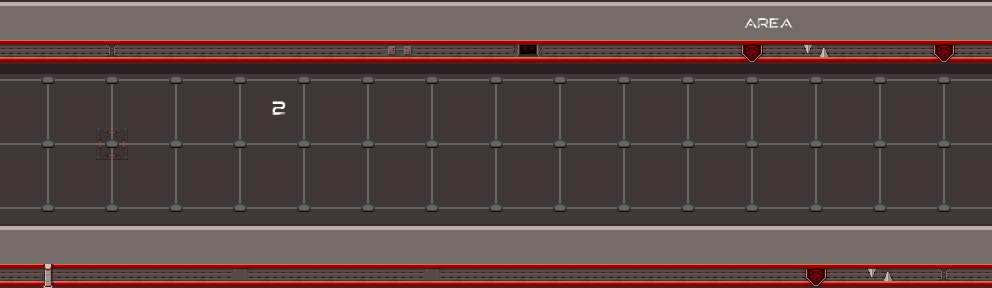

A 2D game scene composited from a Tiled map and its tileset images. What follows is a short description and the map's XML, with every tile layer's data as written:
An orthogonal 31x9 tile map with 32x32 px tiles, 6 tile layers (floor, sh, wall, p, ...), 2 tilesets.

<map version="1.10" tiledversion="1.10.2" orientation="orthogonal" renderorder="right-down" width="31" height="9" tilewidth="32" tileheight="32" infinite="0" nextlayerid="7" nextobjectid="1">
 <tileset firstgid="1" source="alien_spaceship_tileset2.tsx" />
 <tileset firstgid="241" source="scifi_tileset_01.tsx" />
 <layer id="3" name="floor" width="31" height="9">
  <data encoding="csv">
141,141,141,141,141,141,141,141,141,141,141,141,141,141,141,141,141,141,141,141,141,141,141,141,141,141,141,141,141,141,141,
141,141,141,141,141,141,141,141,141,141,141,141,141,141,141,141,141,141,141,141,141,141,141,141,141,141,141,141,141,141,141,
141,141,141,141,141,141,141,141,141,141,141,141,141,141,141,141,141,141,141,141,141,141,141,141,141,141,141,141,141,141,141,
141,141,141,141,141,141,141,141,141,141,141,141,141,141,141,141,141,141,141,141,141,141,141,141,141,141,141,141,141,141,141,
141,141,141,183,141,141,141,141,141,141,141,141,141,141,141,141,141,141,141,141,141,141,141,141,141,141,141,141,141,141,141,
141,141,141,141,141,141,141,141,141,141,141,141,141,141,141,141,141,141,141,141,141,141,141,141,141,141,141,141,141,141,141,
141,141,141,141,141,141,141,141,141,141,141,141,141,141,141,141,141,141,141,141,141,141,141,141,141,141,141,141,141,141,141,
169,169,169,169,169,169,169,169,169,169,169,169,169,169,169,169,169,169,169,169,169,169,169,169,169,169,169,169,169,169,169,
169,169,169,169,169,169,169,169,169,169,169,169,169,169,169,169,169,169,169,169,169,169,169,169,169,169,169,169,169,169,169
</data>
 </layer>
 <layer id="4" name="sh" width="31" height="9" opacity="0.4">
  <data encoding="csv">
0,0,0,0,0,0,0,0,0,0,0,0,0,0,0,0,0,0,0,0,0,0,0,0,0,0,0,0,0,0,0,
0,0,0,0,0,0,0,0,0,0,0,0,0,0,0,0,0,0,0,0,0,0,0,0,0,0,0,0,0,0,0,
22,22,22,22,22,22,22,22,22,22,22,22,22,22,22,22,22,22,22,22,22,22,22,22,22,22,22,22,22,22,22,
0,0,0,0,0,0,0,0,0,0,0,0,0,0,0,0,0,0,0,0,0,0,0,0,0,0,0,0,0,0,0,
0,0,0,0,0,0,0,0,0,0,0,0,0,0,0,0,0,0,0,0,0,0,0,0,0,0,0,0,0,0,0,
0,0,0,0,0,0,0,0,0,0,0,0,0,0,0,0,0,0,0,0,0,0,0,0,0,0,0,0,0,0,0,
0,0,0,0,0,0,0,0,0,0,0,0,0,0,0,0,0,0,0,0,0,0,0,0,0,0,0,0,0,0,0,
0,0,0,0,0,0,0,0,0,0,0,0,0,0,0,0,0,0,0,0,0,0,0,0,0,0,0,0,0,0,0,
0,0,0,0,0,0,0,0,0,0,0,0,0,0,0,0,0,0,0,0,0,0,0,0,0,0,0,0,0,0,0
</data>
 </layer>
 <layer id="2" name="wall" width="31" height="9">
  <data encoding="csv">
53,53,53,53,53,53,53,53,53,53,53,53,53,53,53,53,53,53,53,53,53,53,53,53,53,53,53,53,53,53,53,
111,111,111,104,111,111,111,111,111,111,111,111,108,111,111,111,107,111,111,111,111,111,111,116,111,106,111,111,111,116,111,
0,0,0,0,0,0,0,0,0,0,0,0,0,0,0,0,0,0,0,0,0,0,0,0,0,0,0,0,0,0,0,
0,0,0,0,0,0,0,0,0,0,0,0,0,0,0,0,0,0,0,0,0,0,0,0,0,0,0,0,0,0,0,
0,0,0,0,0,0,0,0,0,0,0,0,0,0,0,0,0,0,0,0,0,0,0,0,0,0,0,0,0,0,0,
0,0,0,0,0,0,0,0,0,0,0,0,0,0,0,0,0,0,0,0,0,0,0,0,0,0,0,0,0,0,0,
0,0,0,0,0,0,0,0,0,0,0,0,0,0,0,0,0,0,0,0,0,0,0,0,0,0,0,0,0,0,0,
53,53,53,53,53,53,53,53,53,53,53,53,53,53,53,53,53,53,53,53,53,53,53,53,53,53,53,53,53,53,53,
111,105,111,111,111,111,111,114,111,111,111,111,111,114,111,111,111,111,111,111,111,111,111,111,111,116,111,106,111,104,111
</data>
 </layer>
 <layer id="6" name="p" width="31" height="9">
  <data encoding="csv">
0,0,0,0,0,0,0,0,0,0,0,0,0,0,0,0,0,0,0,0,0,0,0,391,392,0,0,0,0,0,0,
0,0,0,0,0,0,0,0,0,0,0,0,0,0,0,0,0,0,0,0,0,0,0,0,0,0,0,0,0,0,0,
0,0,0,0,0,0,0,0,0,0,0,0,0,0,0,0,0,0,0,0,0,0,0,0,0,0,0,0,0,0,0,
0,0,0,0,0,0,0,0,395,0,0,0,0,0,0,0,0,0,0,0,0,0,0,0,0,0,0,0,0,0,0,
0,0,0,0,0,0,0,0,0,0,0,0,0,0,0,0,0,0,0,0,0,0,0,0,0,0,0,0,0,0,0,
0,0,0,0,0,0,0,0,0,0,0,0,0,0,0,0,0,0,0,0,0,0,0,0,0,0,0,0,0,0,0,
0,0,0,0,0,0,0,0,0,0,0,0,0,0,0,0,0,0,0,0,0,0,0,0,0,0,0,0,0,0,0,
0,0,0,0,0,0,0,0,0,0,0,0,0,0,0,0,0,0,0,0,0,0,0,0,0,0,0,0,0,0,0,
0,0,0,0,0,0,0,0,0,0,0,0,0,0,0,0,0,0,0,0,0,0,0,0,0,0,0,0,0,0,0
</data>
 </layer>
 <layer id="5" name="line" width="31" height="9">
  <data encoding="csv">
0,0,0,0,0,0,0,0,0,0,0,0,0,0,0,0,0,0,0,0,0,0,0,0,0,0,0,0,0,0,0,
0,0,0,0,0,0,0,0,0,0,0,0,0,0,0,0,0,0,0,0,0,0,0,0,0,0,0,0,0,0,0,
2684354739,3221225631,2684354739,3221225631,2684354739,3221225631,2684354739,3221225631,2684354739,3221225631,2684354739,3221225631,2684354739,3221225631,2684354739,3221225631,2684354739,3221225631,2684354739,3221225631,2684354739,3221225631,2684354739,3221225631,2684354739,3221225631,2684354739,3221225631,2684354739,3221225631,2684354739,
0,179,0,179,0,179,0,179,0,179,0,179,0,179,0,179,0,179,0,179,0,179,0,179,0,179,0,179,0,179,0,
2684354739,169,2684354739,169,2684354739,169,2684354739,169,2684354739,169,2684354739,169,2684354739,169,2684354739,169,2684354739,169,2684354739,169,2684354739,169,2684354739,169,2684354739,169,2684354739,169,2684354739,169,2684354739,
0,179,0,179,0,179,0,179,0,179,0,179,0,179,0,179,0,179,0,179,0,179,0,179,0,179,0,179,0,179,0,
2684354739,159,2684354739,159,2684354739,159,2684354739,159,2684354739,159,2684354739,159,2684354739,159,2684354739,159,2684354739,159,2684354739,159,2684354739,159,2684354739,159,2684354739,159,2684354739,159,2684354739,159,2684354739,
0,0,0,0,0,0,0,0,0,0,0,0,0,0,0,0,0,0,0,0,0,0,0,0,0,0,0,0,0,0,0,
0,0,0,0,0,0,0,0,0,0,0,0,0,0,0,0,0,0,0,0,0,0,0,0,0,0,0,0,0,0,0
</data>
 </layer>
 <layer id="1" name="point" width="31" height="9">
  <data encoding="csv">
0,0,0,0,0,0,0,0,0,0,0,0,0,0,0,0,0,0,0,0,0,0,0,0,0,0,0,0,0,0,0,
0,0,0,0,0,0,0,0,0,0,0,0,0,0,0,0,0,0,0,0,0,0,0,0,0,0,0,0,0,0,0,
0,168,0,168,0,168,0,168,0,168,0,168,0,168,0,168,0,168,0,168,0,168,0,168,0,168,0,168,0,168,0,
0,0,0,0,0,0,0,0,0,0,0,0,0,0,0,0,0,0,0,0,0,0,0,0,0,0,0,0,0,0,0,
0,168,0,168,0,168,0,168,0,168,0,168,0,168,0,168,0,168,0,168,0,168,0,168,0,168,0,168,0,168,0,
0,0,0,0,0,0,0,0,0,0,0,0,0,0,0,0,0,0,0,0,0,0,0,0,0,0,0,0,0,0,0,
0,168,0,168,0,168,0,168,0,168,0,168,0,168,0,168,0,168,0,168,0,168,0,168,0,168,0,168,0,168,0,
0,0,0,0,0,0,0,0,0,0,0,0,0,0,0,0,0,0,0,0,0,0,0,0,0,0,0,0,0,0,0,
0,0,0,0,0,0,0,0,0,0,0,0,0,0,0,0,0,0,0,0,0,0,0,0,0,0,0,0,0,0,0
</data>
 </layer>
</map>
